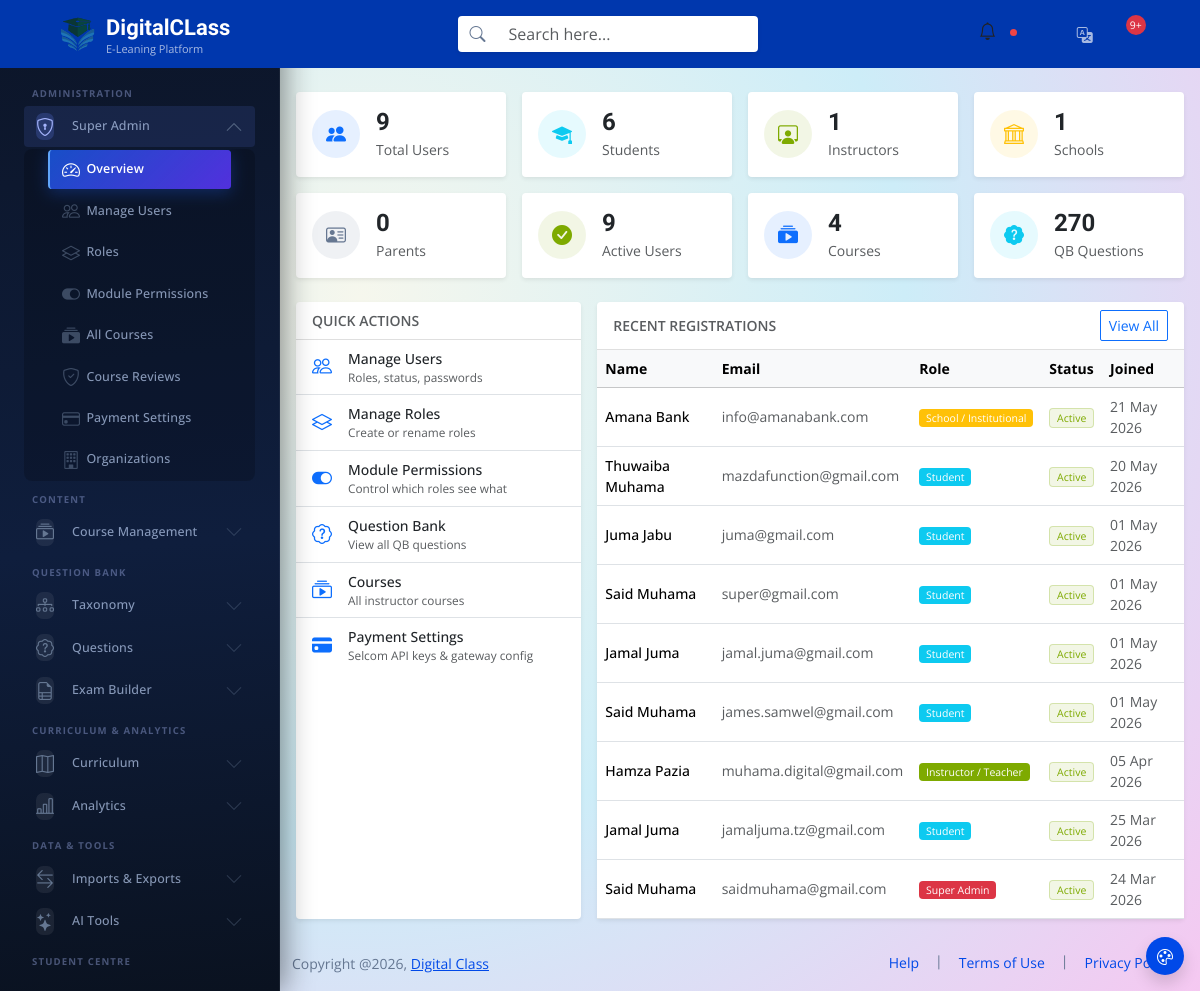
/data_files/?view=admin_dashboard (signed in), run on the app's committed database.
### tables this page shows
CREATE TABLE `tbl_all_users` (
  `id` int(11) NOT NULL AUTO_INCREMENT,
  `usr_code` varchar(200) NOT NULL,
  `first_name` varchar(200) DEFAULT NULL,
  `last_name` varchar(200) DEFAULT NULL,
  `email_address` varchar(200) DEFAULT NULL,
  `phone_number` varchar(200) DEFAULT NULL,
  `user_role` varchar(200) DEFAULT NULL,
  `user_password` varchar(200) DEFAULT NULL,
  `created_at` datetime DEFAULT current_timestamp(),
  `user_status` enum('Active','Inactive') DEFAULT 'Active',
  `signup_success` varchar(200) NOT NULL DEFAULT 'Incomplete',
  `reset_token` varchar(255) DEFAULT NULL,
  `token_expiry` datetime DEFAULT NULL,
  `totp_secret` varchar(64) DEFAULT NULL,
  `totp_enabled` tinyint(1) NOT NULL DEFAULT 0,
  PRIMARY KEY (`id`),
  UNIQUE KEY `usr_code` (`usr_code`)
);

CREATE TABLE `tbl_user_roles` (
  `id` int(11) NOT NULL AUTO_INCREMENT,
  `role_title` varchar(200) DEFAULT NULL,
  PRIMARY KEY (`id`)
);

### data_files/pages/admin_dashboard.php (the view, shortened to what this page needs)
<?php
$stats = $db->query("
    SELECT
        COUNT(*)                                                AS total,
        SUM(user_role = 1)                                     AS students,
        SUM(user_role = 2)                                     AS parents,
        SUM(user_role = 3)                                     AS instructors,
        SUM(user_role = 4)                                     AS schools,
        SUM(user_status = 'Active')                            AS active,
        SUM(user_status = 'Inactive')                          AS inactive
    FROM tbl_all_users
")->fetch_assoc();
$total_courses  = $db->query("SELECT COUNT(*) AS c FROM tbl_courses WHERE deleted_at IS NULL")->fetch_assoc()['c'];
$total_questions = $db->query("SELECT COUNT(*) AS c FROM qb_questions")->fetch_assoc()['c'];
$recent = $db->query("
    SELECT u.first_name, u.last_name, u.email_address, u.user_role, u.user_status, u.created_at,
           r.role_title
    FROM tbl_all_users u
    LEFT JOIN tbl_user_roles r ON r.id = u.user_role
    ORDER BY u.created_at DESC LIMIT 10
")->fetch_all(MYSQLI_ASSOC);
?>
<div class="container-fluid px-3 py-3">
  <div class="d-flex align-items-center justify-content-between mb-4 flex-wrap gap-2">
    <div>
      <h5 class="fw-semibold mb-1"><i class="bi bi-shield-lock-fill text-primary me-2"></i>Super Admin</h5>
      <small class="text-muted">System-wide overview and management console</small>
    </div>
    <a href="?view=admin_users" class="btn btn-primary btn-sm">
    </a>
  </div>
  <div class="row g-3 mb-4">
    <?php
    $cards = [
      ['icon'=>'bi-people-fill',       'color'=>'primary', 'val'=>$stats['total'],       'lbl'=>'Total Users'],
      ['icon'=>'bi-mortarboard-fill',   'color'=>'info',    'val'=>$stats['students'],    'lbl'=>'Students'],
      ['icon'=>'bi-person-workspace',   'color'=>'success', 'val'=>$stats['instructors'], 'lbl'=>'Instructors'],
      ['icon'=>'bi-bank',               'color'=>'warning', 'val'=>$stats['schools'],     'lbl'=>'Schools'],
      ['icon'=>'bi-person-vcard',       'color'=>'secondary','val'=>$stats['parents'],    'lbl'=>'Parents'],
      ['icon'=>'bi-check-circle-fill',  'color'=>'success', 'val'=>$stats['active'],      'lbl'=>'Active Users'],
      ['icon'=>'bi-collection-play-fill','color'=>'primary', 'val'=>$total_courses,       'lbl'=>'Courses'],
      ['icon'=>'bi-patch-question-fill', 'color'=>'info',   'val'=>$total_questions,      'lbl'=>'QB Questions'],
    ];
    foreach ($cards as $c): ?>
    <div class="col-6 col-md-3">
      <div class="card border-0 shadow-sm h-100">
        <div class="card-body d-flex align-items-center gap-3 py-3">
          <div class="rounded-circle bg-<?= $c['color'] ?> bg-opacity-10 d-flex align-items-center justify-content-center flex-shrink-0" style="width:48px;height:48px">
            <i class="bi <?= $c['icon'] ?> text-<?= $c['color'] ?> fs-5"></i>
          </div>
          <div>
            <div class="h4 fw-bold mb-0"><?= number_format((int)$c['val']) ?></div>
            <small class="text-muted"><?= $c['lbl'] ?></small>
          </div>
        </div>
      </div>
    </div>
    <?php endforeach; ?>
  </div>
  <div class="row g-3">
    <div class="col-12 col-md-4">
      <div class="card border-0 shadow-sm h-100">
        <div class="card-header bg-transparent fw-semibold py-2 small text-uppercase text-muted">Quick Actions</div>
        <div class="list-group list-group-flush">
          <?php $links = [
            ['?view=admin_users',       'bi-people',           'Manage Users',       'Roles, status, passwords'],
            ['?view=admin_roles',        'bi-layers',           'Manage Roles',       'Create or rename roles'],
            ['?view=admin_permissions',  'bi-toggle-on',        'Module Permissions', 'Control which roles see what'],
            ['?view=qb_all_questions',   'bi-patch-question',   'Question Bank',      'View all QB questions'],
            ['?view=my_courses_online_contents_list_view','bi-collection-play','Courses','All instructor courses'],
            ['?view=admin_payment_settings','bi-credit-card-fill','Payment Settings','Selcom API keys & gateway config'],
          ];
          foreach ($links as [$href,$icon,$title,$sub]): ?>
          <a href="<?= $href ?>" class="list-group-item list-group-item-action d-flex align-items-center gap-3 py-2 px-3">
            <i class="bi <?= $icon ?> text-primary fs-5 flex-shrink-0"></i>
            <div>
              <div class="fw-medium small"><?= $title ?></div>
              <div class="text-muted" style="font-size:.74rem"><?= $sub ?></div>
            </div>
          </a>
          <?php endforeach; ?>
        </div>
      </div>
    </div>
    <div class="col-12 col-md-8">
      <div class="card border-0 shadow-sm">
        <div class="card-header bg-transparent d-flex justify-content-between align-items-center py-2">
          <span class="fw-semibold small text-uppercase text-muted">Recent Registrations</span>
          <a href="?view=admin_users" class="btn btn-sm btn-outline-primary">View All</a>
        </div>
        <div class="table-responsive">
          <table class="table table-hover align-middle mb-0 small">
            <thead class="table-light">
              <tr><th>Name</th><th>Email</th><th>Role</th><th>Status</th><th>Joined</th></tr>
            </thead>
            <tbody>
              <?php foreach ($recent as $u):
                $sc = match($u['user_role']) {'1'=>'info','3'=>'success','4'=>'warning','5'=>'danger',default=>'secondary'};
              ?>
              <tr>
                <td class="fw-medium"><?= htmlspecialchars($u['first_name'].' '.$u['last_name']) ?></td>
                <td class="text-muted"><?= htmlspecialchars($u['email_address']) ?></td>
                <td><span class="badge bg-<?= $sc ?> bg-opacity-85 text-white"><?= htmlspecialchars($u['role_title'] ?? '—') ?></span></td>
                <td>
                  <span class="badge bg-<?= $u['user_status']==='Active'?'success':'danger' ?> bg-opacity-10 text-<?= $u['user_status']==='Active'?'success':'danger' ?> border border-<?= $u['user_status']==='Active'?'success':'danger' ?> border-opacity-25">
                    <?= $u['user_status'] ?>
                  </span>
                </td>
                <td class="text-muted"><?= date('d M Y', strtotime($u['created_at'])) ?></td>
              </tr>
              <?php endforeach; ?>
            </tbody>
          </table>
        </div>
      </div>
    </div>
  </div>
</div>

### assets/css/custom.css (style rules this page uses)
:root { --plyr-color-main: #0037ad; --plyr-audio-controls-background: #111827; --plyr-audio-control-color: #e2e8f0; --plyr-audio-control-color-hover: #0037ad; --plyr-range-fill-background: #0037ad; --plyr-range-track-background: rgba(255, 255, 255, 0.12); --plyr-audio-progress-buffered-background: rgba(0, 55, 173, 0.25); --plyr-range-thumb-background: #0037ad; --plyr-range-thumb-shadow: 0 1px 2px rgba(0, 55, 173, 0.2), 0 0 0 1px rgba(0, 55, 173, 0.25); --plyr-font-family: 'Open Sans', -apple-system, BlinkMacSystemFont, 'Segoe UI', sans-serif; --plyr-font-size-base: 14px; --plyr-font-size-small: 12px; --plyr-font-size-large: 16px; --plyr-font-weight-regular: 400; --plyr-font-weight-bold: 600; }

### assets/css/dcm-system.css (style rules this page uses)
:root { --dcm-brand-from: #1a4fc4; --dcm-brand-to: #6d28d9; --dcm-amber-from: #f59e0b; --dcm-amber-to: #d97706; --dcm-success-from: #059669; --dcm-success-to: #0d9488; --dcm-danger-from: #dc2626; --dcm-danger-to: #9f1239; --dcm-modal-radius: 20px; --dcm-modal-shadow: 0 40px 100px rgba(0,0,0,.42), 0 8px 30px rgba(0,0,0,.18); --dcm-backdrop-bg: rgba(10, 18, 42, 0.65); --dcm-surface: #ffffff; --dcm-surface-2: #f8fafc; --dcm-border: #e8edf4; --dcm-text: #0f172a; --dcm-muted: #64748b; --dcm-spring: cubic-bezier(0.16, 1, 0.3, 1); }

### data_files/index.php (style rules this page uses)
:root { --adminuiux-content-font: "Open Sans", sans-serif; --adminuiux-content-font-weight: 400; --adminuiux-title-font: "SUSE", sans-serif; --adminuiux-title-font-weight: 600 }

### data on the page
tbl_all_users: first_name+last_name "Amana Bank", email_address "info@amanabank.com", tbl_user_roles.role_title "School / Institutional", user_status "Active", created_at "21 May 2026"
tbl_all_users: first_name+last_name "Thuwaiba Muhama", email_address "mazdafunction@gmail.com", tbl_user_roles.role_title "Student", user_status "Active", created_at "20 May 2026"
tbl_all_users: first_name+last_name "Juma Jabu", email_address "juma@gmail.com", tbl_user_roles.role_title "Student", user_status "Active", created_at "01 May 2026"
tbl_all_users: first_name+last_name "Said Muhama", email_address "super@gmail.com", tbl_user_roles.role_title "Student", user_status "Active", created_at "01 May 2026"
tbl_all_users: first_name+last_name "Jamal Juma", email_address "jamal.juma@gmail.com", tbl_user_roles.role_title "Student", user_status "Active", created_at "01 May 2026"
tbl_all_users: first_name+last_name "Said Muhama", email_address "james.samwel@gmail.com", tbl_user_roles.role_title "Student", user_status "Active", created_at "01 May 2026"
tbl_all_users: first_name+last_name "Hamza Pazia", email_address "muhama.digital@gmail.com", tbl_user_roles.role_title "Instructor / Teacher", user_status "Active", created_at "05 Apr 2026"
tbl_all_users: first_name+last_name "Jamal Juma", email_address "jamaljuma.tz@gmail.com", tbl_user_roles.role_title "Student", user_status "Active", created_at "25 Mar 2026"
tbl_all_users: first_name+last_name "Said Muhama", email_address "saidmuhama@gmail.com", tbl_user_roles.role_title "Super Admin", user_status "Active", created_at "24 Mar 2026"

### other printed values
$c['val'] "9"
$c['lbl'] "Total Users"
$c['val'] "6"
$c['lbl'] "Students"
$c['val'] "1"
$c['lbl'] "Instructors"
$c['lbl'] "Schools"
$c['val'] "0"
$c['lbl'] "Parents"
$c['lbl'] "Active Users"
$c['val'] "4"
$c['lbl'] "Courses"
$c['val'] "270"
$c['lbl'] "QB Questions"
$title "Manage Users"
